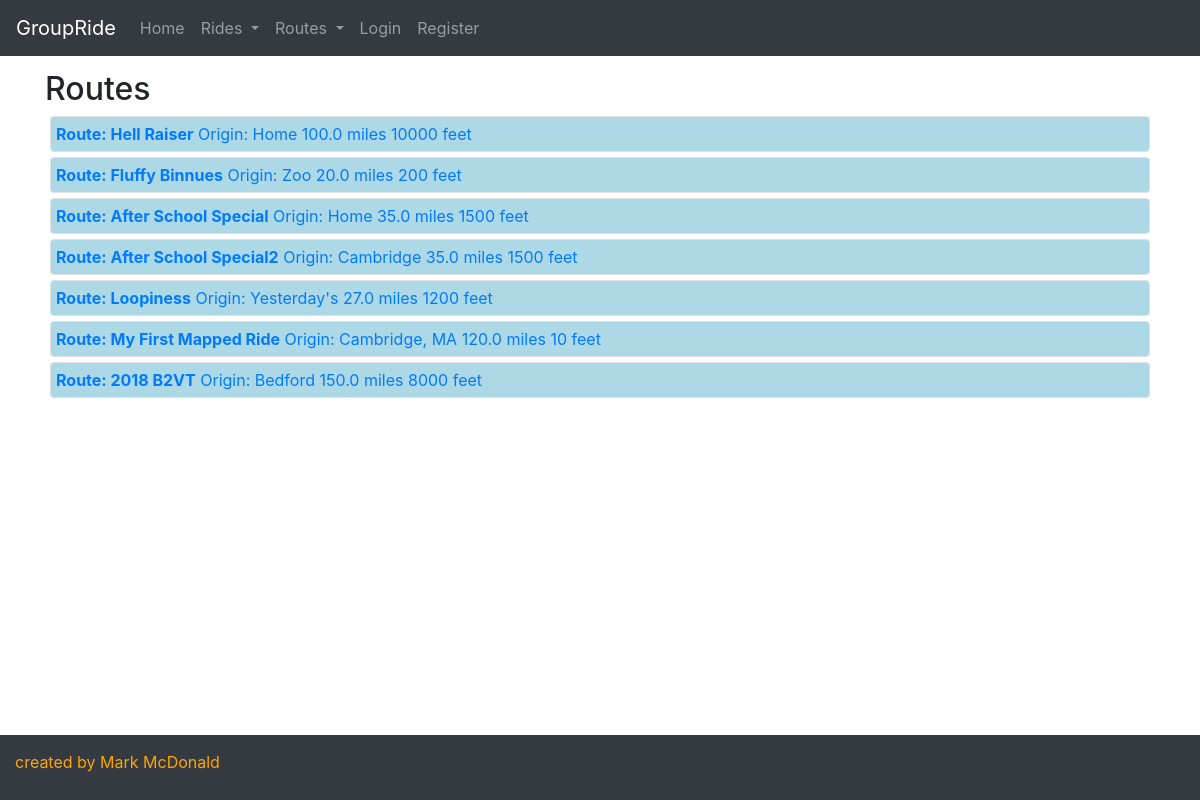
The app's page /routes/ with its own data.
### groupride/models.py (models this page shows, shortened)
class Route(models.Model):
    created_by = models.ForeignKey(User, on_delete = models.SET_NULL, blank = True, null = True, related_name = "created_routes")
    created_on = models.DateTimeField(auto_now_add = True, editable = False, blank = False)
    route_name = models.CharField(max_length = 256, blank = True, null = True)
    miles = models.DecimalField(max_digits = 6, decimal_places = 1, blank = True, null = True)
    vertical_feet = models.IntegerField(blank = True, null = True)
    origin = models.CharField(max_length = 64, blank = True, null = True)
    reviews = models.ManyToManyField(Review, blank = True)
    gpxfile = models.FileField(blank = True, null = True)

### groupride/views.py (the view)
# urls.py: path("routes/", views.routes, name="routes"),
def routes(request):
    routes = Route.objects.values('id', 'route_name', 'origin', 'miles','vertical_feet')
    context = {'routes': routes,}
    return render(request, "groupride/routes.html", context)

### groupride/templates/groupride/routes.html (shortened to what this page needs)
{% extends 'groupride/template.html' %}
{% block body %}
  <div class="container">
    <h2>Routes</h2>
    <div class="panel-group">
    {% for route in routes %}
    <a href="/route/{{route.id}}">
      <div class="route_header border rounded">
        <span class=""><strong>Route: {{route.route_name}}</strong></span>
        <span class="">Origin: {{route.origin}} </span>
        <span class="">{{route.miles}} miles</span>
        <span class="">{{route.vertical_feet}} feet</span>
      </div>
    </a>
    {% endfor %}
    </div>
  </div>
{% endblock %}

### groupride/static/groupride/styles.css (style rules this page uses)
body { height: 100%; margin-top: 70px; margin-bottom: 10vh; }
.route_header { padding: 5px; margin: 5px; background-color: lightblue; }

### records on screen
Route: route_name "Hell Raiser", origin "Home", miles "100.0", vertical_feet "10000"
Route: route_name "Fluffy Binnues", origin "Zoo", miles "20.0", vertical_feet "200"
Route: route_name "After School Special", origin "Home", miles "35.0", vertical_feet "1500"
Route: route_name "After School Special2", origin "Cambridge", miles "35.0", vertical_feet "1500"
Route: route_name "Loopiness", origin "Yesterday's", miles "27.0", vertical_feet "1200"
Route: route_name "My First Mapped Ride", origin "Cambridge, MA", miles "120.0", vertical_feet "10"
Route: route_name "2018 B2VT", origin "Bedford", miles "150.0", vertical_feet "8000"
